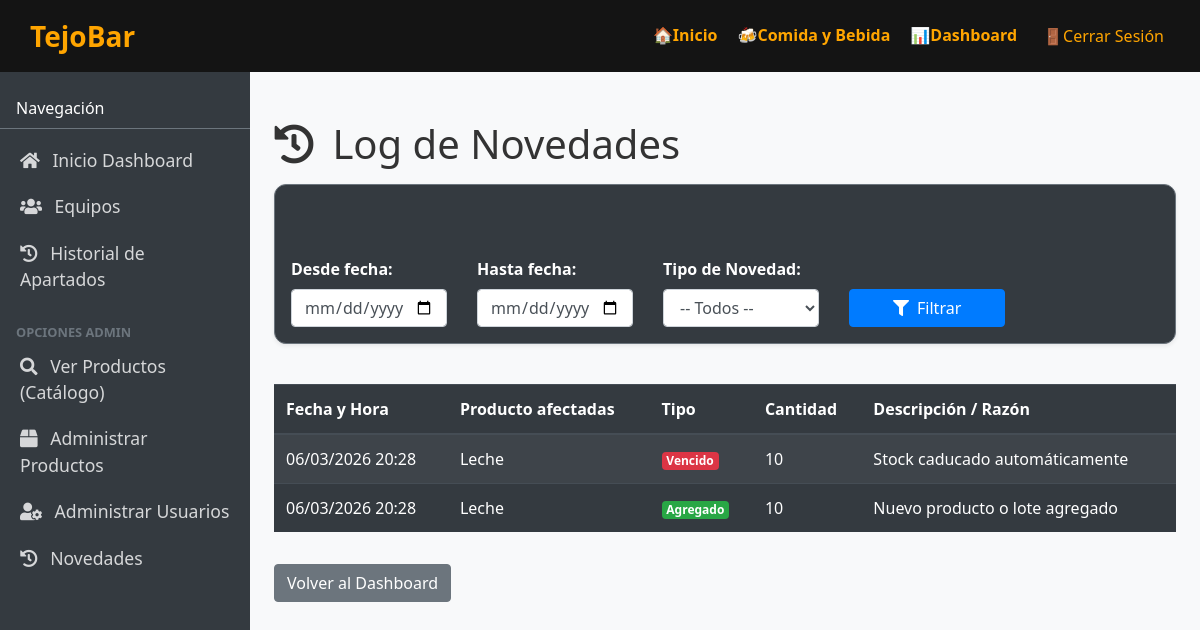
Screenshot of /administracion/novedades/ (signed in) with the database file from the repository.
### tejobar_app/models.py (models this page shows, shortened)
class Novedad(models.Model):
    TIPO_AGREGADO = "agregado"
    TIPO_VENDIDO = "vendido"
    TIPO_VENCIDO = "vencido"
    TIPO_CHOICES = [
        (TIPO_AGREGADO, "Agregado / Ingreso"),
        (TIPO_VENDIDO, "Vendido / Apartado"),
        (TIPO_VENCIDO, "Vencido / Retirado"),
    ]
    producto = models.ForeignKey(
        Producto, on_delete=models.CASCADE, related_name="novedades"
    )
    tipo_novedad = models.CharField(
        max_length=20, choices=TIPO_CHOICES, default=TIPO_AGREGADO
    )
    cantidad = models.IntegerField()
    fecha = models.DateTimeField(auto_now_add=True)
    descripcion = models.CharField(max_length=255, blank=True, null=True)

class Producto(models.Model):
    nombre = models.CharField(max_length=100)
    precio = models.FloatField()
    stock = models.IntegerField()
    fecha_vencimiento = models.DateField(blank=True, null=True)
    imagen = models.ImageField(upload_to="productos", blank=True, null=True)
    objects = ProductoQuerySet.as_manager()

### tejobar_app/views.py (the view)
    def wrapper(request, *args, **kwargs):
        if not request.user.is_authenticated:
            return redirect("tejobar_app:login")
        persona = getattr(request.user, "persona", None)
        if not persona or persona.rol != Persona.ROL_ADMIN:
            messages.error(request, "No tienes permisos para acceder a esta área.")
            return redirect("tejobar_app:home")
        return view_func(request, *args, **kwargs)

### tejobar_app/views.py (called while the page is built, shortened)
def admin_required(view_func):
    def wrapper(request, *args, **kwargs):
        if not request.user.is_authenticated:
            return redirect("tejobar_app:login")
        persona = getattr(request.user, "persona", None)
        if not persona or persona.rol != Persona.ROL_ADMIN:
            messages.error(request, "No tienes permisos para acceder a esta área.")
            return redirect("tejobar_app:home")
        return view_func(request, *args, **kwargs)
    return wrapper

@admin_required
def admin_novedades_index(request: HttpRequest) -> HttpResponse:
    fecha_inicio = request.GET.get("fecha_inicio")
    fecha_fin = request.GET.get("fecha_fin")
    tipo_novedad = request.GET.get("tipo_novedad")
    novedades = Novedad.objects.select_related("producto").order_by("-fecha")
    if fecha_inicio:
        novedades = novedades.filter(fecha__gte=fecha_inicio)
    if tipo_novedad:
        novedades = novedades.filter(tipo_novedad=tipo_novedad)
    context = {
        "novedades": novedades,
        "fecha_inicio": fecha_inicio or "",
        "fecha_fin": fecha_fin or "",
        "tipo_novedad": tipo_novedad or "",
        "tipos_choices": Novedad.TIPO_CHOICES,
    }
    return render(request, "novedades/index.html", context)

### templates/novedades/index.html (shortened to what this page needs)
{% extends "layouts/dashboard_layout.html" %}
{% block content %}
<div class="d-flex justify-content-between align-items-center mt-4 mb-3">
    <h1 class="mb-0"><i class="fas fa-history mr-2"></i> Log de Novedades</h1>
</div>
<form method="get" class="card bg-dark text-white p-3 mb-4 mt-3 border-secondary shadow-sm">
    <div class="row gx-3 align-items-end">
        <div class="col-md-3 mb-3 mb-md-0">
            <label for="fecha_inicio" class="form-label font-weight-bold">Desde fecha:</label>
            <input type="date" class="form-control" id="fecha_inicio" name="fecha_inicio" value="{{ fecha_inicio }}">
        </div>
        <div class="col-md-3 mb-3 mb-md-0">
            <label for="fecha_fin" class="form-label font-weight-bold">Hasta fecha:</label>
            <input type="date" class="form-control" id="fecha_fin" name="fecha_fin" value="{{ fecha_fin }}">
        </div>
        <div class="col-md-3 mb-3 mb-md-0">
            <label for="tipo_novedad" class="form-label font-weight-bold">Tipo de Novedad:</label>
            <select class="form-select form-control" id="tipo_novedad" name="tipo_novedad">
                <option value="">-- Todos --</option>
            </select>
        </div>
        <div class="col-md-3">
            <button type="submit" class="btn btn-primary w-100"><i class="fas fa-filter mr-2"></i>Filtrar</button>
        </div>
    </div>
</form>
<div class="table-responsive">
    <table class="table table-dark table-striped table-hover mt-3">
        <thead>
            <tr>
                <th>Fecha y Hora</th>
                <th>Producto afectadas</th>
                <th>Tipo</th>
                <th>Cantidad</th>
                <th>Descripción / Razón</th>
            </tr>
        </thead>
        <tbody>
            {% for nov in novedades %}
                <tr>
                    <td>{{ nov.fecha|date:"d/m/Y H:i" }}</td>
                    <td>{{ nov.producto.nombre }}</td>
                    <td>
                        {% if nov.tipo_novedad == 'agregado' %}
                            <span class="badge bg-success">Agregado</span>
                        {% elif nov.tipo_novedad == 'vendido' %}
                            <span class="badge bg-primary">Vendido</span>
                        {% elif nov.tipo_novedad == 'vencido' %}
                            <span class="badge bg-danger">Vencido</span>
                        {% else %}
                            <span class="badge bg-secondary">{{ nov.tipo_novedad }}</span>
                        {% endif %}
                    </td>
                    <td>{{ nov.cantidad }}</td>
                    <td>{{ nov.descripcion|default_if_none:"-" }}</td>
                </tr>
            {% empty %}
                <tr><td colspan="5" class="text-center text-muted">No existen novedades de productos en este periodo.</td></tr>
            {% endfor %}
        </tbody>
    </table>
</div>
<a href="{% url 'tejobar_app:dashboard' %}" class="btn btn-secondary mt-3">Volver al Dashboard</a>
{% endblock %}

### templates/layouts/dashboard_layout.html (shortened to what this page needs)
{% load static %}
<!DOCTYPE html>
<html lang="es">
<head>
    <link rel="stylesheet" href="https://stackpath.bootstrapcdn.com/bootstrap/4.5.2/css/bootstrap.min.css">
    <link rel="stylesheet" href="https://cdnjs.cloudflare.com/ajax/libs/font-awesome/5.15.4/css/all.min.css">
    <link rel="stylesheet" href="{% static 'css/productos.css' %}">
</head>
<body>
    <div class="wrapper">
        <header>
            <a href="{% url 'tejobar_app:home' %}" class="logo">TejoBar</a>
            <nav>
                <ul class="menu-top">
                    <li><a href="{% url 'tejobar_app:home' %}">🏠Inicio</a></li>
                    <li><a href="{% url 'tejobar_app:productos_index' %}">🍻Comida y Bebida</a></li>
                    {% if user.is_authenticated %}
                        <li><a href="{% url 'tejobar_app:dashboard' %}">📊Dashboard</a></li>
                        <li>
                            <form method="post" action="{% url 'tejobar_app:logout' %}" style="display:inline;">
                                <button type="submit" style="border: none; background: none; color: inherit; text-decoration: none; cursor: pointer;">
                                    🚪Cerrar Sesión
                                </button>
                            </form>
                        </li>
                    {% endif %}
                </ul>
            </nav>
        </header>
        <div class="content-wrapper">
            <div class="sidebar d-flex flex-column">
                <div class="px-3 pb-2 mb-2 border-bottom border-secondary">
                    <span class="fs-5 fw-semibold pt-2 d-block">Navegación</span>
                </div>
                <ul class="nav nav-pills flex-column mb-auto">
                    <li class="nav-item">
                        <a href="{% url 'tejobar_app:dashboard' %}" class="nav-link">
                            <i class="fas fa-home mr-2"></i> Inicio Dashboard
                        </a>
                    </li>
                    <li class="nav-item">
                        <a href="{% url 'tejobar_app:equipos_index' %}" class="nav-link">
                            <i class="fas fa-users mr-2"></i> Equipos
                        </a>
                    </li>
                    <li class="nav-item">
                        <a href="{% url 'tejobar_app:dashboard_historial' %}" class="nav-link">
                            <i class="fas fa-history mr-2"></i> Historial de Apartados
                        </a>
                    </li>
                    {% if request.user.persona.rol == "admin" %}
                    <li class="nav-item mt-3">
                        <span class="px-3 text-uppercase text-secondary small font-weight-bold">Opciones Admin</span>
                    </li>
                    <li class="nav-item">
                        <a href="{% url 'tejobar_app:productos_index' %}" class="nav-link">
                            <i class="fas fa-search mr-2"></i> Ver Productos (Catálogo)
                        </a>
                    </li>
                    <li class="nav-item">
                        <a href="{% url 'tejobar_app:admin_productos_index' %}" class="nav-link">
                            <i class="fas fa-box mr-2"></i> Administrar Productos
                        </a>
                    </li>
                    <li class="nav-item">
                        <a href="{% url 'tejobar_app:personas_index' %}" class="nav-link">
                            <i class="fas fa-user-cog mr-2"></i> Administrar Usuarios
                        </a>
                    </li>
                    <li class="nav-item">
                        <a href="{% url 'tejobar_app:admin_novedades_index' %}" class="nav-link">
                            <i class="fas fa-history mr-2"></i> Novedades
                        </a>
                    </li>
                    {% endif %}
                </ul>
            </div>
            <div class="main-content p-4">
                {% block content %}{% endblock %}
            </div>
        </div>
    </div>
</body>
</html>

### static/css/productos.css (style rules this page uses)
body { margin: 0; font-family: 'Segoe UI', sans-serif; background-color: #fdf6e3; color: #333; transition: 1.5s; }
header { background-color: #141414; color: #ffa500; padding: 15px 30px; display: flex; justify-content: space-between; align-items: center; flex-wrap: wrap; transition: 1.5s; }
.logo { font-size: 28px; font-weight: bold; text-decoration: none; color: #ffa500; display: inline-block; cursor: pointer; position: relative; overflow: hidden; transition: 1.5s; }
nav ul { list-style: none; display: flex; gap: 20px; padding: 0; margin: 0; }
nav a { color: #ffa500; text-decoration: none; font-weight: bold; display: inline-block; transition: transform 0.3s ease; }
.card { display: flex; flex-direction: row; background-color: #1d1c19; border: 1px solid #ddd; border-radius: 12px; box-shadow: 0 2px 8px rgba(0,0,0,0.1); overflow: hidden; text-decoration: none; color: inherit; transition: transform 0.3s ease, box-shadow 0.3s ease; min-height: 160px; }

### templates/layouts/dashboard_layout.html (style rules this page uses)
body, html { height: 100%; margin: 0; overflow-x: hidden; }
.wrapper { display: flex; flex-direction: column; min-height: 100vh; }
.sidebar { min-width: 250px; max-width: 250px; background-color: #343a40 !important; color: #fff; flex-grow: 1; padding-top: 1rem; }
.sidebar .nav-link { color: rgba(255, 255, 255, .8); font-size: 1.1rem; padding: 10px 20px; }
.main-content { flex-grow: 1; background-color: #f8f9fa; }
.content-wrapper { display: flex; flex-grow: 1; }

### rows the page displays
Novedad: fecha "06/03/2026 20:28", producto.nombre "Leche", tipo_novedad "Vencido", cantidad "10", descripcion "Stock caducado automáticamente"
Novedad: fecha "06/03/2026 20:28", producto.nombre "Leche", tipo_novedad "Agregado", cantidad "10", descripcion "Nuevo producto o lote agregado"
